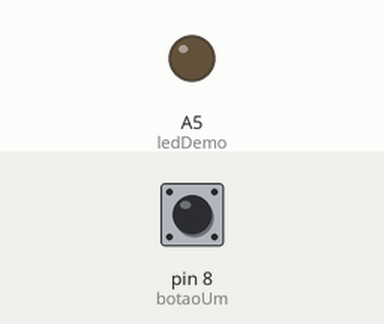
This sketch was run on a simulated Arduino Uno, built with avr-gcc and run on an emulated ATmega328P. Shown: output pins drawn as LEDs (lit = HIGH). Dashed ring = blinking. Inputs (shaded band) come from the test bench; at power-on: pin 8 (botaoUm) LOW.

Above: at 1.2 s.
1.3 s: pin 8 (botaoUm) pulsed HIGH 5 times (0.12 s each, 0.3 s apart)
At 1.75 s:
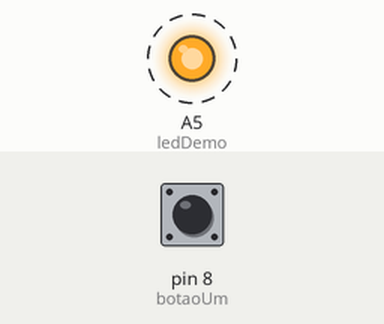
4.3 s: pin 8 (botaoUm) pulled HIGH for 0.15 s
At 5.1 s:
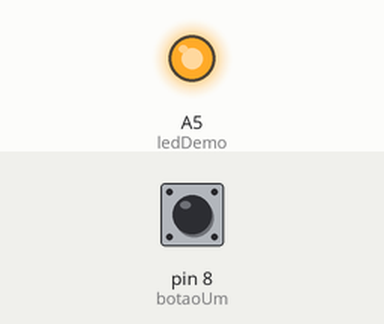
5.9 s: pin 8 (botaoUm) pulled HIGH for 1 s
At 6.3 s:
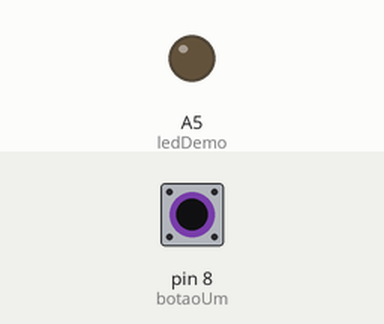
Timing chart, 0 to 8.9 s (numbered marks = the images above; inputs shaded):
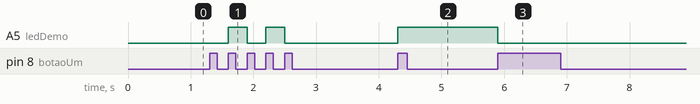

Measured:
- after the input at 1.3 s, A5 (ledDemo): alternates HIGH for 0.30 s and LOW for 0.30 s, 4 changes in all, then stays LOW, starting after 0.30 s
- after the input at 4.3 s, A5 (ledDemo): LOW → HIGH at once
- after the input at 5.9 s, A5 (ledDemo): HIGH → LOW at once

The sketch:

Botao-Push-2Funcao-Ativa-Desativa.ino
```cpp
// #define ledBluetooth A1
#define ledDemo A5
#define botaoUm 8


int estadoLED = LOW;  // Estado atual do LED
int btnAnterior = LOW;  // Estado anterior do botão
int btnAtual = LOW;  // Estado atual do botão
bool executarFuncaoUm = true;  // Controla qual função deve ser executada

void setup() {
  pinMode(botaoUm, INPUT);

  // pinMode(ledBluetooth, INPUT);
  pinMode(ledDemo, OUTPUT);

  //digitalWrite(led, estadoLED);  // Inicializa o LED com o estado desligado
}

void loop() {
  btnAtual = digitalRead(botaoUm);  // Lê o estado atual do botão

  // Verifica se o botão foi pressionado (transição de LOW para HIGH)
  if (btnAnterior == LOW && btnAtual == HIGH) {
    if (executarFuncaoUm) {
      modoBluetooth();  // Executa a função 1
    } else {
      modoDemo();  // Executa a função 2
    }
    executarFuncaoUm = !executarFuncaoUm;  // Alterna entre as funções
  }

  btnAnterior = btnAtual;  // Atualiza o estado anterior do botão
}

void modoBluetooth() {
  // Ação da função 1: liga o LED

  // digitalWrite(ledBluetooth, HIGH);
   digitalWrite(ledDemo, LOW);
  Serial.println("Modo Bluetooth Ativado");
}

void modoDemo() {
  // Ação da função 2: desliga o LED
  // digitalWrite(ledBluetooth, LOW);
  digitalWrite(ledDemo, HIGH);
  Serial.println("Modo Demo Ativado");
}
```
